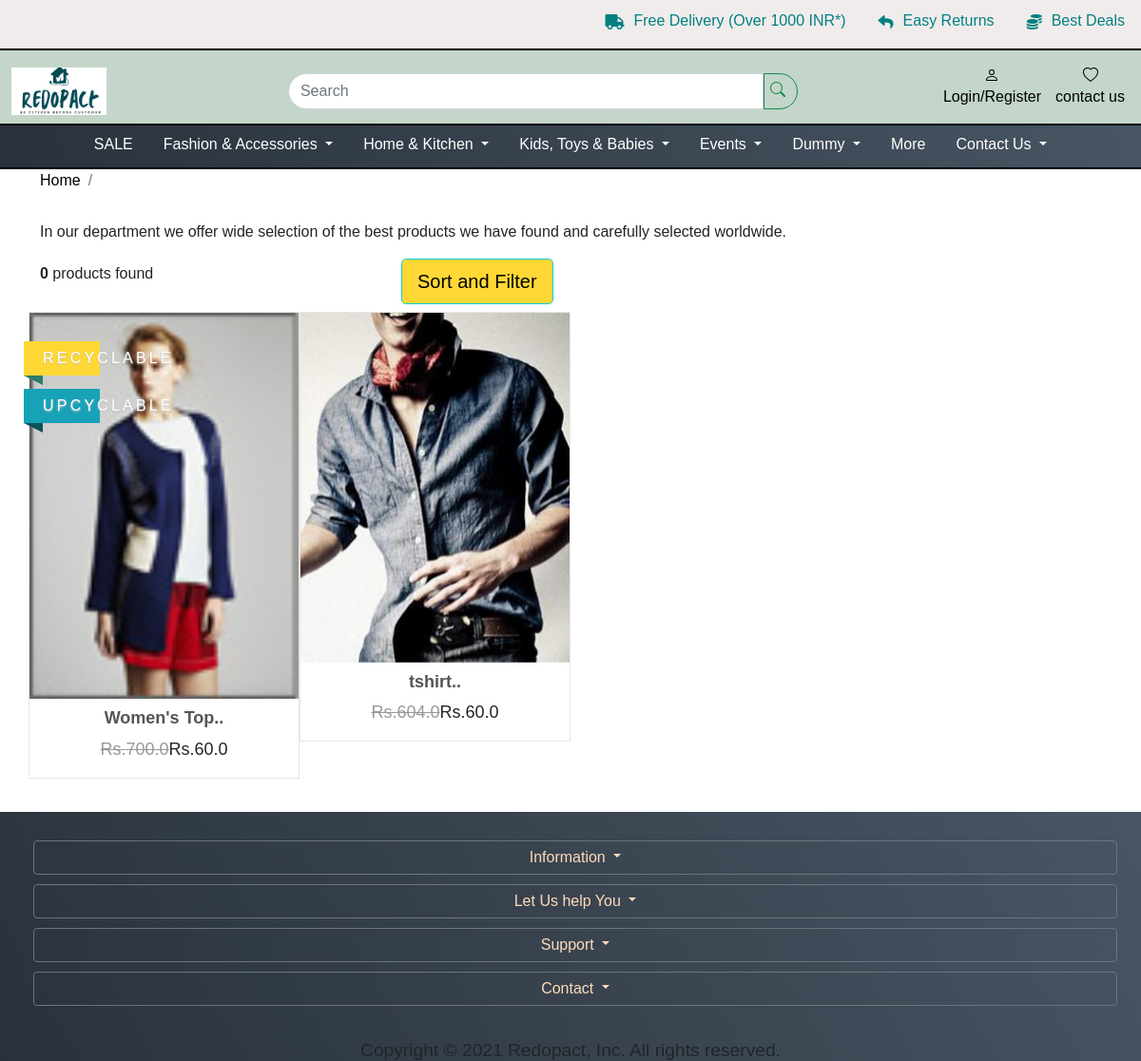
/listing/, run on an earlier commit of the app's database.
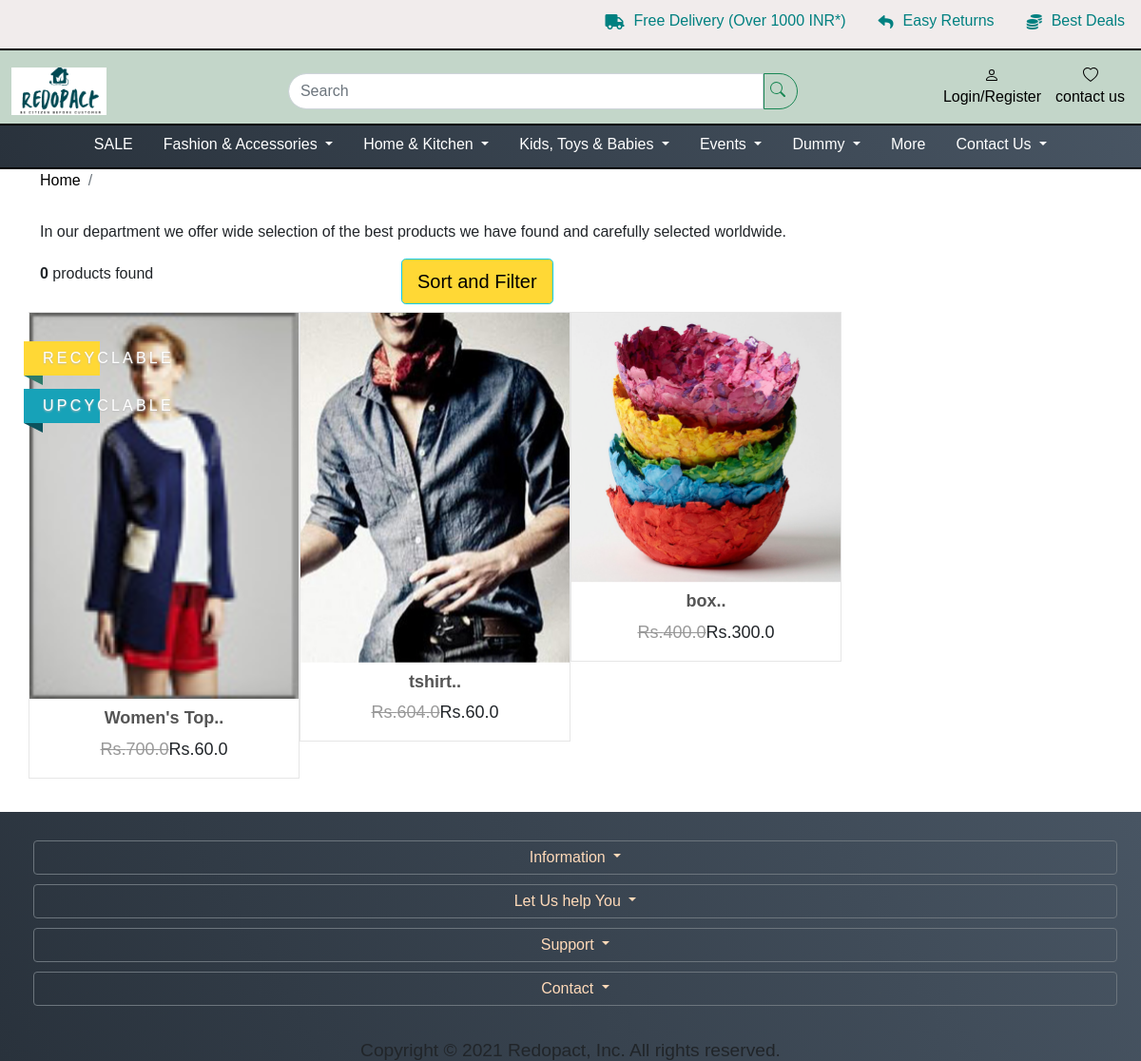
And on a later commit of the database.
### shop/models.py (models this page shows, shortened)
class Product(models.Model):
    vendor = models.ForeignKey(VendorAccount, on_delete=models.DO_NOTHING)
    name = models.CharField(max_length=50)
    subcategory2 = models.ForeignKey(SubCategory2, on_delete=models.CASCADE, null=True, blank=True)
    size = models.CharField(max_length=50, null=True, blank=True)
    color = models.CharField(max_length=50, null=True, blank=True)
    product_for = models.CharField(max_length=7, choices=PRODUCTFOR_CHOICES, default='general')
    brand = models.CharField(max_length=50, null=True)
    tags = models.CharField(max_length=500, null=True, blank=True, default="blanktag")
    material = models.CharField(max_length=500, null=True, blank=True, default="blanktag")
    slug = models.SlugField(max_length=60, unique=True)
    in_stock = models.BooleanField(default=False)
    discount = models.IntegerField(null=True, blank=True)
    stock = models.IntegerField(null=True, blank=True)
    mrp = models.FloatField(default=60.00, null=True, blank=True)
    special_price = models.FloatField(null=True,blank=True)
    our_price = models.FloatField(null=True,blank=True)
    description = RichTextField(null=True, blank=True, )
    short_description = RichTextField(null=True, blank=True, )
    weight = models.FloatField(default=5.00, null=True)
    length= models.FloatField(default=50.00, null=True)
    width = models.FloatField(default=50.00, null=True)
    height = models.FloatField(default=50.00, null=True)
    pub_date = models.DateField(null=True, blank=True, )
    is_recycle = models.BooleanField(default=False)
    is_upcycle = models.BooleanField(default=False)
    is_ecofriendly = models.BooleanField(default=False)
    image = models.ImageField(upload_to=get_uplaod_file_name, default="")
    image2 = models.ImageField(upload_to=get_uplaod_file_name, null=True, blank=True, )
    image3 = models.ImageField(upload_to=get_uplaod_file_name, null=True, blank=True, )

### shop/views.py (the view)
# urls.py: path("listing/", views.listing, name="listing"),
def listing(request):
    ordering = request.GET.get('ordering', "")  # http://www.wondershop.in:8000/listproducts/?page=1&ordering=price
    search = request.GET.get('search', "")
    price = request.GET.get('price', "")
    if search:
        product = Product.objects.filter(Q(name__icontains=search) | Q(
            brand__icontains=search)| Q(subcategory2__name__icontains=search)| Q(subcategory2__subcategory1__name__icontains=search)| Q(subcategory2__subcategory1__category__name__icontains=search))  # SQLite doesn’t support case-sensitive LIKE statements; contains acts like icontains for SQLite
    else:
        product = Product.objects.all()
    if ordering:
        product = product.order_by(ordering)
    if price:
        product = product.filter(special_price__lt=price)
    page = request.GET.get('page', 1)
    product_paginator = Paginator(product, PRODUCTS_PER_PAGE)
    try:
        product = product_paginator.page(page)
    except EmptyPage:
        product = product_paginator.page(product_paginator.num_pages)
    except:
        product = product_paginator.page(PRODUCTS_PER_PAGE)
    return render(request, "shop/search_result.html",
                  {"product": product, 'page_obj': product, 'is_paginated': True, 'paginator': product_paginator})

### shop/templates/shop/search_result.html (shortened to what this page needs)
{% extends 'general/base.html' %}
{%load static%}
{% block head%}
    <link rel="stylesheet" href="{%static 'shop/css/style.css'%}" />
    <link rel="stylesheet" href="{%static 'shop/css/search.css'%}">
    <link rel="stylesheet" href="{%static 'shop/css/styles_navbar_Responsive.css'%}">
{% endblock %}
{% block body%}
    <div id="all">
      <div id="content">
        <div class="container">
          <div class="row">
            <div class="col-lg-12">
              <nav aria-label="breadcrumb">
                <ol class="breadcrumb">
                  <li class="breadcrumb-item"><a href="../">Home</a></li>
                  <li aria-current="page" class="breadcrumb-item active" style="text-transform: uppercase;">{{query}}</li>
                </ol>
              </nav>
              <div class="box">
                <p>In our <b style="text-transform: uppercase;">{{query}}</b> department we offer wide selection of the best products we have found and carefully selected worldwide.</p>
              </div>
              <div class="box info-bar">
                <div class="row">
                  <div class="col-md-12 col-lg-4 products-showing"><strong>{{ allProds|length }}</strong> products found</div>
                  <div class="col-md-12 col-lg-7 products-number-sort">
                      <button type="button" class="btn btn-info btn-lg" data-toggle="modal" data-target="#myModal" style="background:#ffd835;">Sort and Filter</button>
                  </div>
                </div>
              </div>
              <div class="row products">
              {% for i in product %}
                    <div class="col-lg-3 col-md-6 col-xs-6 chain-grid" style="padding-right: 0px;  padding-left: 0px;">
                      <div class="product">
                        <div class="flip-container">
                          <div class="flipper">
                            <div class="front"><a href="../products/{{i.id}}"><img src="../media/{{i.image}}" alt="" class="img-fluid"></a></div>
                            {% if i.image2 %}
                                <div class="back"><a href="../products/{{i.id}}"><img src="../media/{{i.image2}}" alt="" class="img-fluid"></a></div>
                            {% else %}
                                <div class="back"><a href="../products/{{i.id}}"><img src="../media/{{i.image}}" alt="" class="img-fluid"></a></div>
                            {% endif %}
                          </div>
                          {%if i.is_recycle %}
                              <div class="ribbon sale">
                                <div class="theribbon">RECYCLABLE</div>
                              </div>
                          {%endif%}
                          {%if i.is_upcycle  %}
                              <div class="ribbon new">
                                <div class="theribbon">upcyclable</div>
                              </div>
                          {%endif%}
                        </div>
                        <div class="text">
                          <h3><a href="../products/{{i.id}}">{{i.name|slice:"0:20"}}..</a></h3>
                          <p class="price">
                            <del>Rs.{{i.mrp}}</del>Rs.{{i.special_price}}
                          </p>
                        </div>
                      </div>
                    </div>
              {%endfor%}
              </div>
            </div>
          </div>
        </div>
      </div>
    </div>
 {% endblock %}

### general/templates/general/base.html (shortened to what this page needs)
<!DOCTYPE html>
{%load static%}
<html lang="en">
<head>
    <link href="https://cdn.jsdelivr.net/npm/bootstrap@5.0.1/dist/css/bootstrap.min.css" rel="stylesheet"
>
    <link rel="stylesheet" href="https://cdnjs.cloudflare.com/ajax/libs/font-awesome/5.15.1/css/all.min.css" />
    <link rel="stylesheet" href="{%static 'general/css/style.css'%}" >
    <link rel="stylesheet" href="https://unpkg.com/flickity@2/dist/flickity.min.css">
    {% block head%} {% endblock %}
</head>
<body>
    <section id="header">
        <div class="header">
            <div class="top-bar">
                <div class="top-bar-item">
                    <div class="icon">
                        <i class="fas fa-truck"></i>
                    </div>
                    <div class="icon-content">
                        <h6>Free Delivery (Over 1000 INR*)</h6>
                    </div>
                </div>
                <div class="top-bar-item">
                    <div class="icon">
                        <i class="fas fa-reply"></i>
                    </div>
                    <div class="icon-content">
                        <h6>Easy Returns</h6>
                    </div>
                </div>
                <div class="top-bar-item">
                    <div class="icon">
                        <i class="fas fa-coins"></i>
                    </div>
                    <div class="icon-content">
                        <h6>Best Deals</h6>
                    </div>
                </div>
            </div>
        </div>
    </section>
    <section id="navbar">
        <nav class="navbar header">
            <div class="container-fluid">
                <a id="logo-img" href="../../"><img class="logo" src="{%static 'general/Images/logo.png'%}" alt="REDOPACT" style="height:50px"></a>
                <div class="d-sm-none d-md-block ms-auto d-none d-sm-block">
                    <form action="../listing/" method="get" class="d-flex ms-auto bar1">
                        <input id="inpt_srch" class="form-control" name="search" type="search" placeholder="Search"
                            aria-label="Search">
                        <button id="srch" class="btn btn-outline-success" type="submit" style="padding-left: 6px"></button>
                    </form>
                </div>
                {%if request.user.is_authenticated %}
                    <ul class="flex-container ms-auto" style="list-style-type: none">
                    <li class="pad_nav">
                        <a href="../../account/">
                            <svg xmlns="http://www.w3.org/2000/svg" width="16" height="16" fill="currentColor"
                                class="bi bi-person" viewBox="0 0 16 16">
                                <path
                                    d="M8 8a3 3 0 1 0 0-6 3 3 0 0 0 0 6zm2-3a2 2 0 1 1-4 0 2 2 0 0 1 4 0zm4 8c0 1-1 1-1 1H3s-1 0-1-1 1-4 6-4 6 3 6 4zm-1-.004c-.001-.246-.154-.986-.832-1.664C11.516 10.68 10.289 10 8 10c-2.29 0-3.516.68-4.168 1.332-.678.678-.83 1.418-.832 1.664h10z" />
                            </svg><br>Account</a>
                    </li>
                    <li class="pad_nav">
                        <a href="#">
                            <svg xmlns="http://www.w3.org/2000/svg" width="16" height="16" fill="currentColor"
                                class="bi bi-heart" viewBox="0 0 16 16">
                                <path
                                    d="m8 2.748-.717-.737C5.6.281 2.514.878 1.4 3.053c-.523 1.023-.641 2.5.314 4.385.92 1.815 2.834 3.989 6.286 6.357 3.452-2.368 5.365-4.542 6.286-6.357.955-1.886.838-3.362.314-4.385C13.486.878 10.4.28 8.717 2.01L8 2.748zM8 15C-7.333 4.868 3.279-3.04 7.824 1.143c.06.055.119.112.176.171a3.12 3.12 0 0 1 .176-.17C12.72-3.042 23.333 4.867 8 15z" />
                            </svg><br>Wishlist</a>
                    </li>
                    <li class="pad_nav">
                        <a href="../../cart">
                            <svg xmlns="http://www.w3.org/2000/svg" width="16" height="16" fill="currentColor"
                                class="bi bi-cart" viewBox="0 0 16 16">
                                <path
                                    d="M0 1.5A.5.5 0 0 1 .5 1H2a.5.5 0 0 1 .485.379L2.89 3H14.5a.5.5 0 0 1 .491.592l-1.5 8A.5.5 0 0 1 13 12H4a.5.5 0 0 1-.491-.408L2.01 3.607 1.61 2H.5a.5.5 0 0 1-.5-.5zM3.102 4l1.313 7h8.17l1.313-7H3.102zM5 12a2 2 0 1 0 0 4 2 2 0 0 0 0-4zm7 0a2 2 0 1 0 0 4 2 2 0 0 0 0-4zm-7 1a1 1 0 1 1 0 2 1 1 0 0 1 0-2zm7 0a1 1 0 1 1 0 2 1 1 0 0 1 0-2z" />
                            </svg></span><br>Cart
                        </a>
                    </li>
                </ul>
                {%else%}
                    <ul class="flex-container ms-auto" style="list-style-type: none">
                        <li class="pad_nav">
                            <a href="../login/">
                                <br>Login/Register</a>
                        </li>
                        <li class="pad_nav">
                            <a href="../../contactus ">
                                <br>contact us</a>
                        </li>
                    </ul>
                {%endif%}
            </div>
        </nav>
        <nav class="navbar nav2 d-none d-sm-block">
            <div class="container-fluid margin-bottom: 0">
                <ul class="ms-auto me-auto mb-2 mb-lg-0 mb-md-0 mb-sm-0 navi"
                    style="list-style-type: none; padding-left: 0px">
                    <li class="nav-item active">
                        <a class="nav-link" aria-current="page" href="#">SALE</a>
                    </li>
                    <li class="nav-item dropdown active">
                        <a class="nav-link dropdown-toggle" href="#" id="navbarDropdown" role="button"
                            data-bs-toggle="dropdown" aria-expanded="false">
                            Fashion & Accessories
                        </a>
                    </li>
                    <li class="nav-item dropdown active">
                        <a class="nav-link dropdown-toggle" href="#" id="navbarDropdown" role="button"
                            data-bs-toggle="dropdown" aria-expanded="false">
                            Home & Kitchen
                        </a>
                    </li>
                    <li class="nav-item dropdown active">
                        <a class="nav-link dropdown-toggle" href="#" id="navbarDropdown" role="button"
                            data-bs-toggle="dropdown" aria-expanded="false">
                            Kids, Toys & Babies
                        </a>
                    </li>
                    <li class="nav-item dropdown active">
                        <a class="nav-link dropdown-toggle" href="#" id="navbarDropdown" role="button"
                            data-bs-toggle="dropdown" aria-expanded="false">
                            Events
                        </a>
                    </li>
                    <li class="nav-item dropdown active">
                        <a class="nav-link dropdown-toggle" href="#" id="navbarDropdown" role="button"
                            data-bs-toggle="dropdown" aria-expanded="false">
                            Dummy
                        </a>
                    </li>
                    <li class="nav-item active">
                        <a class="nav-link" href="#">More</a>
                    </li>
                    <li class="nav-item dropdown active">
                        <a class="nav-link dropdown-toggle" href="#" id="navbarDropdown" role="button"
                            data-bs-toggle="dropdown" aria-expanded="false">
                            Contact Us
                        </a>
                    </li>
                </ul>
            </div>
        </nav>
    </section>
    {% block body%} {% endblock %}
    <section id="footer-mobile">
        <div class="footer">
            <div class="footer-items">
                <div class="dropdown">
                    <button class="btn btn-secondary dropdown-toggle" type="button" id="dropdownMenu2"
                        data-bs-toggle="dropdown" aria-expanded="false">
                        Information
                    </button>
                    <button class="btn btn-secondary dropdown-toggle" type="button" id="dropdownMenu2"
                        data-bs-toggle="dropdown" aria-expanded="false">
                        Let Us help You
                    </button>
                    <button class="btn btn-secondary dropdown-toggle" type="button" id="dropdownMenu2"
                        data-bs-toggle="dropdown" aria-expanded="false">
                        Support
                    </button>
                    <button class="btn btn-secondary dropdown-toggle" type="button" id="dropdownMenu2"
                        data-bs-toggle="dropdown" aria-expanded="false">
                        Contact
                    </button>
                </div>
            </div>
        </div>
        <div class="copyright">
            <h4>Copyright © 2021 Redopact, Inc. All rights reserved.</h4>
        </div>
    </section>
</body>
</html>

What changed in the data, as far as the page shows it:
added Product: image (picture), name "box", mrp "400.0", special_price "300.0"
